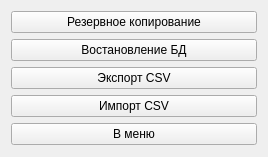
<?xml version="1.0" encoding="UTF-8"?>
<ui version="4.0">
 <class>Form</class>
 <widget class="QWidget" name="Form">
  <property name="geometry">
   <rect>
    <x>0</x>
    <y>0</y>
    <width>268</width>
    <height>157</height>
   </rect>
  </property>
  <property name="windowTitle">
   <string>Доп. меню</string>
  </property>
  <layout class="QGridLayout" name="gridLayout">
   <item row="0" column="0">
    <widget class="QPushButton" name="export_db_b">
     <property name="text">
      <string>Резервное копирование</string>
     </property>
    </widget>
   </item>
   <item row="1" column="0">
    <widget class="QPushButton" name="import_db_b">
     <property name="text">
      <string>Востановление БД</string>
     </property>
    </widget>
   </item>
   <item row="2" column="0">
    <widget class="QPushButton" name="export_csv_b">
     <property name="text">
      <string>Экспорт CSV</string>
     </property>
    </widget>
   </item>
   <item row="3" column="0">
    <widget class="QPushButton" name="import_csv_b">
     <property name="text">
      <string>Импорт CSV</string>
     </property>
    </widget>
   </item>
   <item row="4" column="0">
    <widget class="QPushButton" name="back_b">
     <property name="text">
      <string>В меню</string>
     </property>
    </widget>
   </item>
  </layout>
 </widget>
 <resources/>
 <connections/>
</ui>
